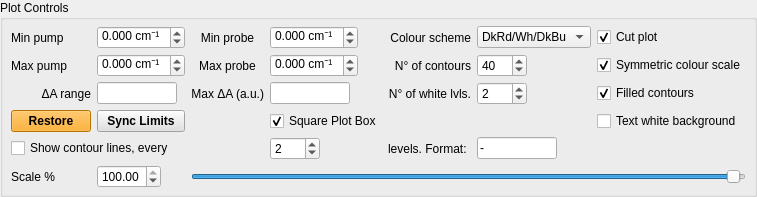
           <widget class="QGroupBox" name="twoD_PC_box">
            <property name="title">
             <string>Plot Controls</string>
            </property>
            <layout class="QGridLayout" name="twoD_PC_grid">
             <property name="leftMargin">
              <number>8</number>
             </property>
             <property name="topMargin">
              <number>6</number>
             </property>
             <property name="rightMargin">
              <number>8</number>
             </property>
             <property name="bottomMargin">
              <number>6</number>
             </property>
             <property name="horizontalSpacing">
              <number>6</number>
             </property>
             <property name="verticalSpacing">
              <number>5</number>
             </property>
             <item row="0" column="2">
              <widget class="QLabel" name="twoD_PC_lblPumpWl">
               <property name="alignment">
                <set>Qt::AlignmentFlag::AlignCenter</set>
               </property>
              <property name="text"><string>Min probe</string></property></widget>
             </item>
             <item row="1" column="2">
              <widget class="QLabel" name="twoD_PC_lblProbeWl">
               <property name="alignment">
                <set>Qt::AlignmentFlag::AlignCenter</set>
               </property>
              <property name="text"><string>Max probe</string></property></widget>
             </item>
             <item row="0" column="4">
              <widget class="QLabel" name="twoD_PC_lblCmap">
               <property name="text">
                <string>Colour scheme</string>
               </property>
               <property name="alignment">
                <set>Qt::AlignmentFlag::AlignRight|Qt::AlignmentFlag::AlignTrailing|Qt::AlignmentFlag::AlignVCenter</set>
               </property>
              </widget>
             </item>
             <item row="0" column="5">
              <widget class="QComboBox" name="twoD_PC_cmap">
               <item>
                <property name="text">
                 <string>DkRd/Wh/DkBu</string>
                </property>
               </item>
               <item>
                <property name="text">
                 <string>Rd/Wh/Bu v2</string>
                </property>
               </item>
               <item>
                <property name="text">
                 <string>Seismic</string>
                </property>
               </item>
               <item>
                <property name="text">
                 <string>Jet</string>
                </property>
               </item>
               <item>
                <property name="text">
                 <string>vik</string>
                </property>
               </item>
               <item>
                <property name="text">
                 <string>berlin</string>
                </property>
               </item>
              <property name="maximumSize"><size><width>120</width><height>16777215</height></size></property></widget>
             </item>
             <item row="0" column="0">
              <widget class="QLabel" name="twoD_PC_lblMin">
               <property name="text"><string>Min pump</string></property></widget>
             </item>
             <item row="0" column="1">
              <widget class="SciDoubleSpinBox" name="twoD_PC_pumpMin">
               <property name="suffix">
                <string> cm⁻¹</string>
               </property>
               <property name="minimumSize">
                <size>
                 <width>88</width>
                 <height>0</height>
                </size>
               </property>
               <property name="maximumSize">
                <size>
                 <width>88</width>
                 <height>16777215</height>
                </size>
               </property>
               <property name="keyboardTracking">
                <bool>false</bool>
               </property>
               <property name="decimals">
                <number>3</number>
               </property>
               <property name="minimum">
                <double>-1000000000.000000000000000</double>
               </property>
               <property name="maximum">
                <double>1000000000.000000000000000</double>
               </property>
              </widget>
             </item>
             <item row="0" column="3">
              <widget class="SciDoubleSpinBox" name="twoD_PC_probeMin">
               <property name="suffix">
                <string> cm⁻¹</string>
               </property>
               <property name="minimumSize">
                <size>
                 <width>88</width>
                 <height>0</height>
                </size>
               </property>
               <property name="maximumSize">
                <size>
                 <width>88</width>
                 <height>16777215</height>
                </size>
               </property>
               <property name="keyboardTracking">
                <bool>false</bool>
               </property>
               <property name="decimals">
                <number>3</number>
               </property>
               <property name="minimum">
                <double>-1000000000.000000000000000</double>
               </property>
               <property name="maximum">
                <double>1000000000.000000000000000</double>
               </property>
              </widget>
             </item>
             <item row="1" column="4">
              <widget class="QLabel" name="twoD_PC_lblNContours">
               <property name="text">
                <string>N° of contours</string>
               </property>
               <property name="alignment">
                <set>Qt::AlignmentFlag::AlignRight|Qt::AlignmentFlag::AlignTrailing|Qt::AlignmentFlag::AlignVCenter</set>
               </property>
              </widget>
             </item>
             <item row="1" column="5">
              <widget class="QSpinBox" name="twoD_PC_nContours">
               <property name="minimum">
                <number>1</number>
               </property>
               <property name="maximum">
                <number>200</number>
               </property>
               <property name="value">
                <number>40</number>
               </property>
              <property name="maximumSize"><size><width>50</width><height>16777215</height></size></property></widget>
             </item>
             <item row="0" column="6">
              <widget class="QCheckBox" name="twoD_PC_cutPlot">
               <property name="text">
                <string>Cut plot</string>
               </property>
               <property name="checked">
                <bool>true</bool>
               </property>
              </widget>
             </item>
             <item row="1" column="6">
              <widget class="QCheckBox" name="twoD_PC_symmetric">
               <property name="text">
                <string>Symmetric colour scale</string>
               </property>
               <property name="checked">
                <bool>true</bool>
               </property>
              </widget>
             </item>
             <item row="1" column="0">
              <widget class="QLabel" name="twoD_PC_lblMax">
               <property name="text"><string>Max pump</string></property></widget>
             </item>
             <item row="1" column="1">
              <widget class="SciDoubleSpinBox" name="twoD_PC_pumpMax">
               <property name="suffix">
                <string> cm⁻¹</string>
               </property>
               <property name="minimumSize">
                <size>
                 <width>88</width>
                 <height>0</height>
                </size>
               </property>
               <property name="maximumSize">
                <size>
                 <width>88</width>
                 <height>16777215</height>
                </size>
               </property>
               <property name="keyboardTracking">
                <bool>false</bool>
               </property>
               <property name="decimals">
                <number>3</number>
               </property>
               <property name="minimum">
                <double>-1000000000.000000000000000</double>
               </property>
               <property name="maximum">
                <double>1000000000.000000000000000</double>
               </property>
              </widget>
             </item>
             <item row="1" column="3">
              <widget class="SciDoubleSpinBox" name="twoD_PC_probeMax">
               <property name="suffix">
                <string> cm⁻¹</string>
               </property>
               <property name="minimumSize">
                <size>
                 <width>88</width>
                 <height>0</height>
                </size>
               </property>
               <property name="maximumSize">
                <size>
                 <width>88</width>
                 <height>16777215</height>
                </size>
               </property>
               <property name="keyboardTracking">
                <bool>false</bool>
               </property>
               <property name="decimals">
                <number>3</number>
               </property>
               <property name="minimum">
                <double>-1000000000.000000000000000</double>
               </property>
               <property name="maximum">
                <double>1000000000.000000000000000</double>
               </property>
              </widget>
             </item>
             <item row="2" column="4">
              <widget class="QLabel" name="twoD_PC_lblWhiteLevels">
               <property name="text">
                <string>N° of white lvls.</string>
               </property>
               <property name="alignment">
                <set>Qt::AlignmentFlag::AlignRight|Qt::AlignmentFlag::AlignTrailing|Qt::AlignmentFlag::AlignVCenter</set>
               </property>
              </widget>
             </item>
             <item row="2" column="5">
              <widget class="QSpinBox" name="twoD_PC_whiteLevels">
               <property name="minimum">
                <number>0</number>
               </property>
               <property name="maximum">
                <number>20</number>
               </property>
               <property name="value">
                <number>2</number>
               </property>
              <property name="maximumSize"><size><width>50</width><height>16777215</height></size></property></widget>
             </item>
             <item row="3" column="6">
              <widget class="QCheckBox" name="twoD_PC_textWhiteBg">
               <property name="text">
                <string>Text white background</string>
               </property>
              </widget>
             </item>
             <item row="2" column="6">
              <widget class="QCheckBox" name="twoD_PC_filled">
               <property name="text">
                <string>Filled contours</string>
               </property>
               <property name="checked">
                <bool>true</bool>
               </property>
              </widget>
             </item>
             <item row="3" column="0">
              <widget class="QPushButton" name="twoD_PC_restore">
               <property name="styleSheet">
                <string notr="true">background-color: #ffa000; font-weight: bold; color: black;</string>
               </property>
               <property name="text">
                <string>Restore</string>
               </property>
              </widget>
             </item>
             <item row="3" column="1">
              <widget class="QPushButton" name="twoD_PC_sync">
               <property name="styleSheet">
                <string notr="true">background-color: #e0e0e0; font-weight: bold; color: black;</string>
               </property>
               <property name="text">
                <string>Sync Limits</string>
               </property>
              </widget>
             </item>
             <item row="4" column="0" colspan="3">
              <widget class="QCheckBox" name="twoD_PC_showLines">
               <property name="text">
                <string>Show contour lines, every</string>
               </property>
              </widget>
             </item>
             <item row="4" column="3">
              <widget class="QSpinBox" name="twoD_PC_contourLinesEvery">
               <property name="minimum">
                <number>1</number>
               </property>
               <property name="value">
                <number>2</number>
               </property>
              <property name="maximumSize"><size><width>50</width><height>16777215</height></size></property></widget>
             </item>
             <item row="4" column="4">
              <widget class="QLabel" name="twoD_PC_lblLevelsFormat">
               <property name="text">
                <string>levels. Format:</string>
               </property>
              </widget>
             </item>
             <item row="4" column="5" colspan="2">
              <widget class="QLineEdit" name="twoD_PC_contourLinesFormat">
               <property name="text">
                <string>-</string>
               </property>
              <property name="maximumSize"><size><width>80</width><height>16777215</height></size></property></widget>
             </item>
             <item row="5" column="0">
              <widget class="QLabel" name="twoD_PC_lblScalePct">
               <property name="text">
                <string>Scale %</string>
               </property>
              </widget>
             </item>
             <item row="5" column="2" colspan="5">
              <widget class="QSlider" name="twoD_PC_zSlider">
               <property name="maximum">
                <number>100</number>
               </property>
               <property name="value">
                <number>99</number>
               </property>
               <property name="orientation">
                <enum>Qt::Orientation::Horizontal</enum>
               </property>
              </widget>
             </item>
             <item row="5" column="1">
              <widget class="SciDoubleSpinBox" name="twoD_PC_zPct">
               <property name="minimumSize">
                <size>
                 <width>64</width>
                 <height>0</height>
                </size>
               </property>
               <property name="maximumSize">
                <size>
                 <width>64</width>
                 <height>16777215</height>
                </size>
               </property>
               <property name="keyboardTracking">
                <bool>false</bool>
               </property>
               <property name="minimum">
                <double>0.000001000000000</double>
               </property>
               <property name="maximum">
                <double>100.000000000000000</double>
               </property>
               <property name="value">
                <double>100.000000000000000</double>
               </property>
              </widget>
             </item>
             <item row="2" column="0">
              <widget class="QLabel" name="twoD_PC_lblDaRange">
               <property name="text">
                <string>ΔA range</string>
               </property>
               <property name="alignment">
                <set>Qt::AlignmentFlag::AlignRight|Qt::AlignmentFlag::AlignTrailing|Qt::AlignmentFlag::AlignVCenter</set>
               </property>
              </widget>
             </item>
             <item row="2" column="1">
              <widget class="QLineEdit" name="twoD_PC_daRange">
               <property name="readOnly">
                <bool>true</bool>
               </property>
              <property name="maximumSize"><size><width>80</width><height>16777215</height></size></property></widget>
             </item>
             <item row="2" column="2">
              <widget class="QLabel" name="twoD_PC_lblMaxDa">
               <property name="text">
                <string>Max ΔA (a.u.)</string>
               </property>
               <property name="alignment">
                <set>Qt::AlignmentFlag::AlignRight|Qt::AlignmentFlag::AlignTrailing|Qt::AlignmentFlag::AlignVCenter</set>
               </property>
              </widget>
             </item>
             <item row="2" column="3">
              <widget class="QLineEdit" name="twoD_PC_maxDa">
               <property name="readOnly">
                <bool>true</bool>
               </property>
              <property name="maximumSize"><size><width>80</width><height>16777215</height></size></property></widget>
             </item>
             <item row="3" column="3">
              <widget class="QCheckBox" name="twoD_PC_square">
               <property name="text">
                <string>Square Plot Box</string>
               </property>
               <property name="checked">
                <bool>true</bool>
               </property>
              </widget>
             </item>
            </layout>
           </widget>
